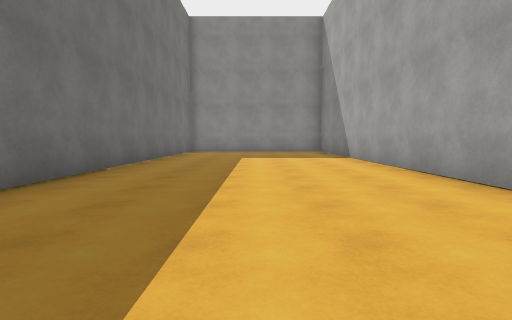
View 1 (above)

14 first-person views from a walk through a scene from a Unity 3-D project. The camera is 1.2 m above the floor, tilts 4° down and sees 80° across. The floor is counted in squares, 2 m on a side. Each view is taken from the middle of a square. On the plan, view 1 faces up. The plan holds only what a view shows up to about 9 squares ahead; the rest is blank. The place goes on beyond the plan. The player is left out. Surface patterns are stand-ins for the level's own textures.

View 2
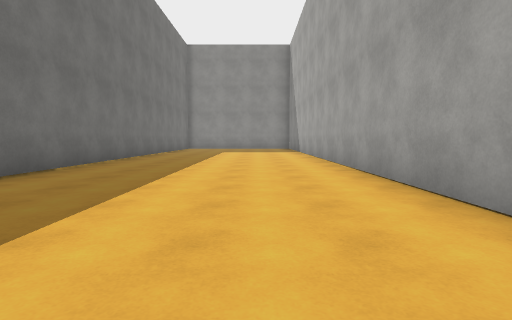

View 3
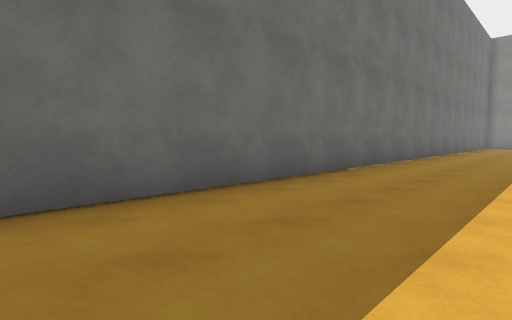

View 4
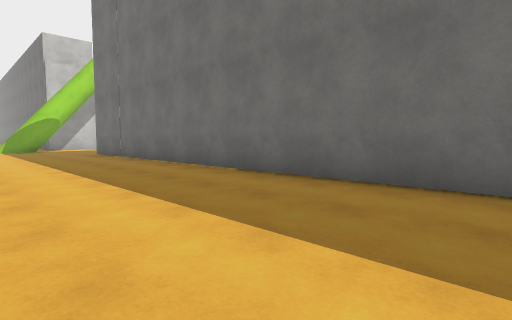

View 5
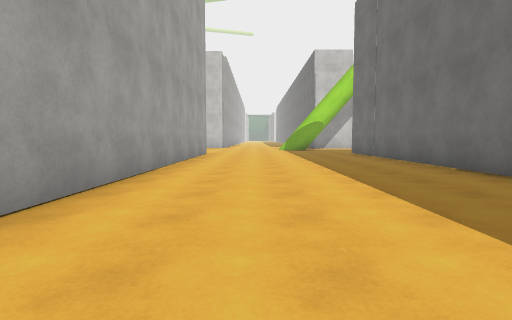

View 6
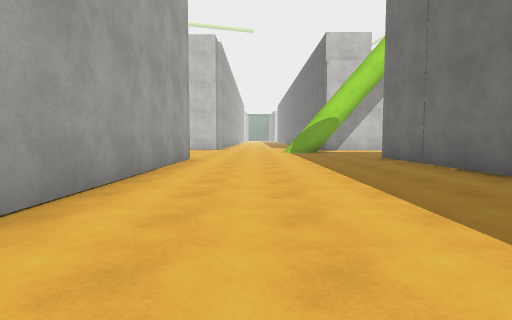

View 7
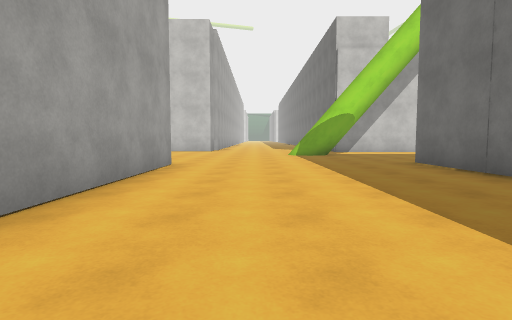

View 8
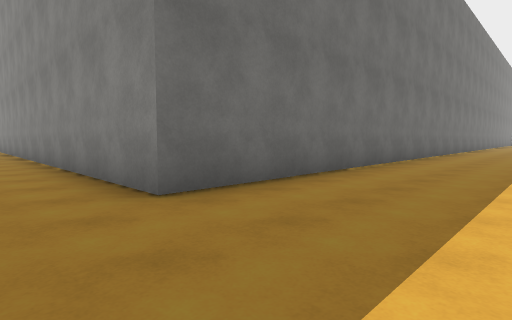

View 9
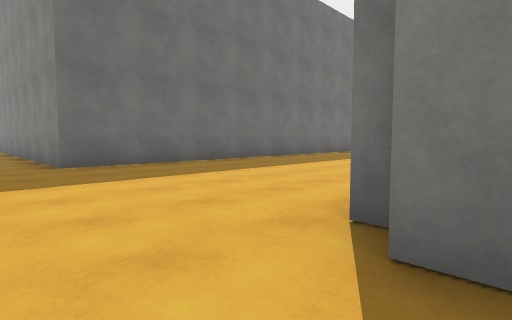

View 10
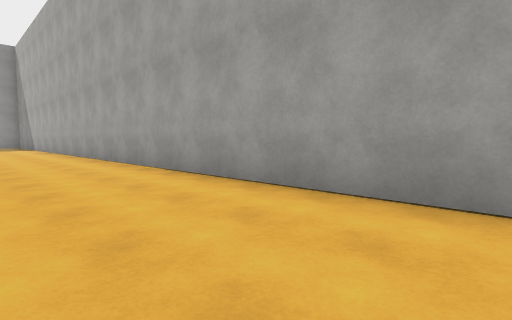

View 11
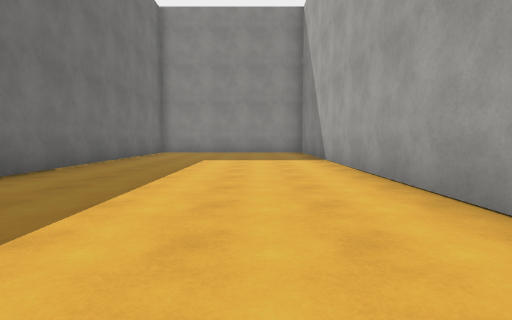

View 12
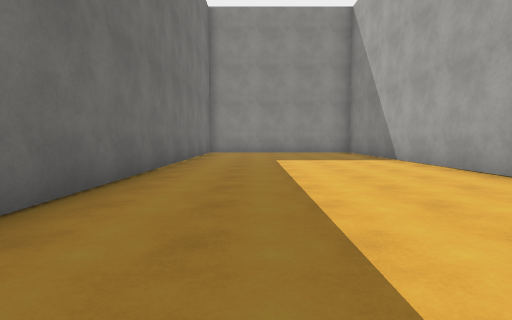

View 13
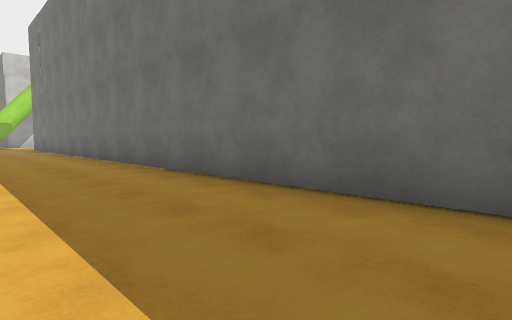

View 14
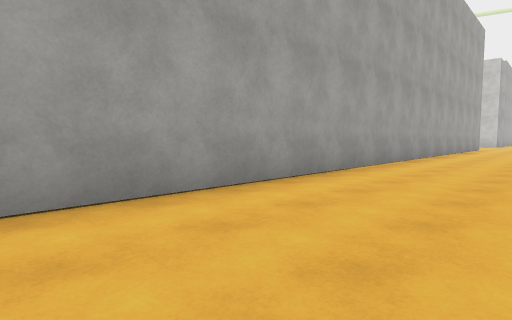

### Floor plan
Points are (right, up) in squares from view 1. A wall is a line through its corners. A room is listed if a view was taken in it or the views show most of it. See-through windows are left out.
Room 1 (views 1, 2, 3, 4, 5, 6, 7, 8, 10, 11, 12, 13, 14)
walls: (2.9, -17) (2.9, 10.1); (-2.9, 10.1) (-2.9, -17.5) (-8.5, -17.5)
ways out: opening at (2.5, -18.5) to room 2
Room 2 (view 9)
walls: (4, -17.5) (3.4, -17.5)
ways out: opening at (2.5, -18.5) to room 1

Where each view was taken, in squares from view 1:
view 1: 0 up, 0 right, facing up
view 2: 4 down, 1 right, facing up
view 3: 7 down, 0 right, facing up-left
view 4: 5 down, 1 right, facing down-left
view 5: 5 down, 1 right, facing down
view 6: 8 down, 1 right, facing down
view 7: 10 down, 1 right, facing down
view 8: 19 down, 0 right, facing up-left
view 9: 19 down, 4 right, facing up-left
view 10: 9 down, 0 right, facing up-right
view 11: 1 up, 1 right, facing up
view 12: 1 up, 1 left, facing up
view 13: 1 up, 0 right, facing down-left
view 14: 2 up, 0 right, facing down-right
